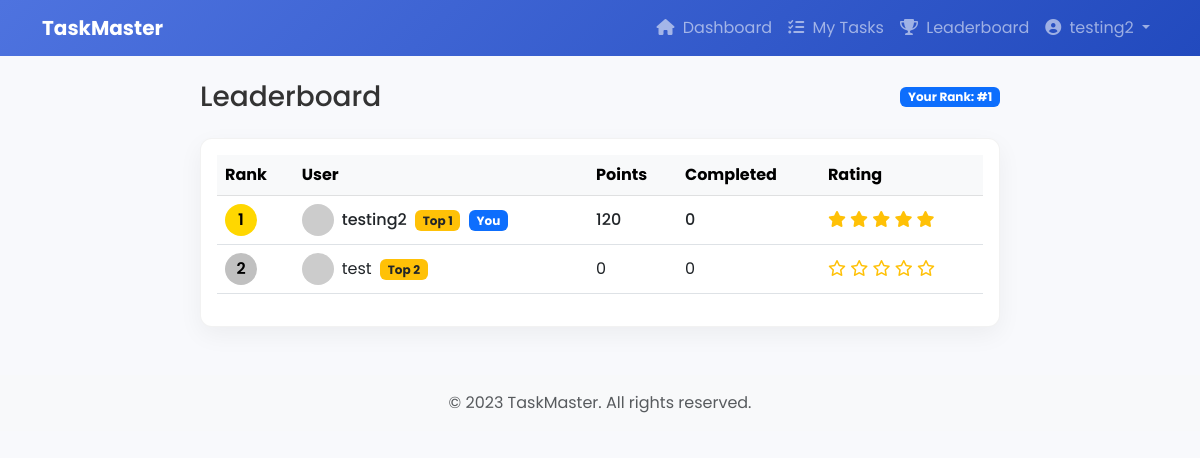
Screenshot of /user-leaderboard/ (signed in) with the database file from the repository.
### myapp/models.py (models this page shows, shortened)
class CustomUser(AbstractUser):
    is_admin = models.BooleanField(default=False)
    points = models.IntegerField(default=0)
    rewards = models.IntegerField(default=0)

### myapp/views.py (the view)
# urls.py: path('user-leaderboard/', user_leaderboard, name='userleaderboard'),
@login_required
def user_leaderboard(request):
    leaderboard_users = CustomUser.objects.filter(is_admin=False)\
        .annotate(
            completed_tasks=Count('assigned_tasks', filter=Q(assigned_tasks__status='verified')),
            average_rating=Avg('assigned_tasks__rating', filter=Q(assigned_tasks__rating__isnull=False))
        )\
        .order_by('-points')
    user_position = None
    for i, user in enumerate(leaderboard_users, 1):
        if user == request.user:
            user_position = i
            break
    context = {
        'leaderboard_users': leaderboard_users,
        'user_position': user_position,
        'user_completed': request.user.assigned_tasks.filter(status='verified').count(),
        'user_rating': request.user.assigned_tasks.filter(rating__isnull=False)\
                         .aggregate(avg_rating=Avg('rating'))['avg_rating'] or 0,
    }
    return render(request, 'myapp/user_leaderboard.html', context)

### myapp/templates/myapp/user_leaderboard.html (shortened to what this page needs)
{% extends "myapp/base_user.html" %}
{% load static %}
{% block content %}
<div class="leaderboard-container">
    <div class="d-flex justify-content-between align-items-center mb-4">
        <h1 class="h3 mb-0 text-gray-800">Leaderboard</h1>
        <div class="badge bg-primary">
            Your Rank: {% if user_position %}#{{ user_position }}{% else %}Not ranked{% endif %}
        </div>
    </div>
    <div class="card leaderboard-card mb-4">
        <div class="card-body">
            <div class="table-responsive">
                <table class="table table-hover align-middle">
                    <thead class="table-light">
                        <tr>
                            <th>Rank</th>
                            <th>User</th>
                            <th>Points</th>
                            <th>Completed</th>
                            <th>Rating</th>
                        </tr>
                    </thead>
                    <tbody>
                        {% for user in leaderboard_users %}
                        <tr {% if user == request.user %}class="your-position"{% endif %}>
                            <td>
                                <div class="rank-badge rank-{{ forloop.counter }}">
                                    {{ forloop.counter }}
                                </div>
                            </td>
                            <td>
                                <div class="d-flex align-items-center">
                                    <div class="flex-shrink-0">
                                        <img src="https://ui-avatars.com/api/?name={{ user.username }}&background=random"
                                             class="avatar-xs rounded-circle" alt="{{ user.username }}">
                                    </div>
                                    <div class="flex-grow-1 ms-2">
                                        {{ user.username }}
                                        {% if forloop.counter <= 3 %}
                                        <span class="badge bg-warning text-dark ms-1">Top {{ forloop.counter }}</span>
                                        {% endif %}
                                        {% if user == request.user %}
                                        <span class="badge bg-primary ms-1">You</span>
                                        {% endif %}
                                    </div>
                                </div>
                            </td>
                            <td>{{ user.points }}</td>
                            <td>{{ user.completed_tasks }}</td>
                            <td>
                                <div class="rating">
                                    {% for i in "12345" %}
                                        {% if i|add:0 <= user.average_rating %}
                                            <i class="fas fa-star text-warning"></i>
                                        {% else %}
                                            <i class="far fa-star text-warning"></i>
                                        {% endif %}
                                    {% endfor %}
                                </div>
                            </td>
                        </tr>
                        {% endfor %}
                    </tbody>
                </table>
            </div>
        </div>
    </div>
</div>
{% endblock %}

### myapp/templates/myapp/base_user.html (shortened to what this page needs)
{% load static %}
<!DOCTYPE html>
<html lang="en">
<head>
    <link href="https://cdn.jsdelivr.net/npm/bootstrap@5.3.0/dist/css/bootstrap.min.css" rel="stylesheet">
    <link rel="stylesheet" href="https://cdnjs.cloudflare.com/ajax/libs/font-awesome/6.0.0/css/all.min.css">
    <link rel="stylesheet" href="{% static 'css/user.css' %}">
</head>
<body>
    <nav class="navbar navbar-expand-lg navbar-dark bg-gradient-primary">
        <div class="container">
            <a class="navbar-brand fw-bold" href="{% url 'user_dashboard' %}">TaskMaster</a>
            <div class="collapse navbar-collapse" id="navbarNav">
                <ul class="navbar-nav ms-auto">
                    <li class="nav-item">
                        <a class="nav-link" href="{% url 'user_dashboard' %}">
                            <i class="fas fa-home me-1"></i> Dashboard
                        </a>
                    </li>
                    <li class="nav-item">
                        <a class="nav-link" href="{% url 'user_tasks' %}">
                            <i class="fas fa-tasks me-1"></i> My Tasks
                        </a>
                    </li>
                    <li class="nav-item">
                        <a class="nav-link" href="{% url 'userleaderboard' %}">
                            <i class="fas fa-trophy me-1"></i> Leaderboard
                        </a>
                    </li>
                    <li class="nav-item dropdown">
                        <a class="nav-link dropdown-toggle" href="#" id="navbarDropdown" role="button" data-bs-toggle="dropdown">
                            <i class="fas fa-user-circle me-1"></i> {{ request.user.username }}
                        </a>
                    </li>
                </ul>
            </div>
        </div>
    </nav>
    <main class="container py-4">
        {% block content %}{% endblock %}
    </main>
    <footer class="bg-light text-center py-3">
        <div class="container">
            <p class="mb-0 text-muted">© 2023 TaskMaster. All rights reserved.</p>
        </div>
    </footer>
</body>
</html>

### static/css/user.css (style rules this page uses)
:root { --primary-color: #4e73df; --secondary-color: #f8f9fc; --success-color: #1cc88a; --info-color: #36b9cc; --warning-color: #f6c23e; --danger-color: #e74a3b; --light-color: #f8f9fa; --dark-color: #5a5c69; }
body { font-family: 'Poppins', sans-serif; background-color: #f8f9fc; color: #333; }
.bg-gradient-primary { background: linear-gradient(135deg, var(--primary-color) 0%, #224abe 100%); }
.card { border-radius: 0.5rem; border: none; box-shadow: 0 0.15rem 1.75rem 0 rgba(58, 59, 69, 0.15); }
.avatar-xs { width: 2rem; height: 2rem; }
.rank-badge { width: 2rem; height: 2rem; border-radius: 50%; display: flex; align-items: center; justify-content: center; font-weight: bold; color: white; }
.rank-1 { background-color: #ffd700; }
.rank-2 { background-color: #c0c0c0; }
.your-position { background-color: rgba(78, 115, 223, 0.1); font-weight: 500; }
.rating { color: var(--warning-color); }

### myapp/templates/myapp/user_leaderboard.html (style rules this page uses)
.leaderboard-container { max-width: 800px; margin: 0 auto; }
.leaderboard-card { border-radius: 0.75rem; box-shadow: 0 0.5rem 1.5rem rgba(0, 0, 0, 0.05); border: 1px solid rgba(0, 0, 0, 0.05); }
.rank-badge { width: 32px; height: 32px; display: flex; align-items: center; justify-content: center; border-radius: 50%; font-weight: 600; }
.rank-1 { background-color: #FFD700; color: #000; }
.rank-2 { background-color: #C0C0C0; color: #000; }
.your-position { background-color: rgba(78, 115, 223, 0.1); }
.avatar-xs { width: 32px; height: 32px; }

### rows the page displays
CustomUser: user.username "testing2", username "testing2", shows "You", points "120", completed_tasks "0"
CustomUser: username "test", points "0", completed_tasks "0"

### other values shown
{{ user_position }} "1"
